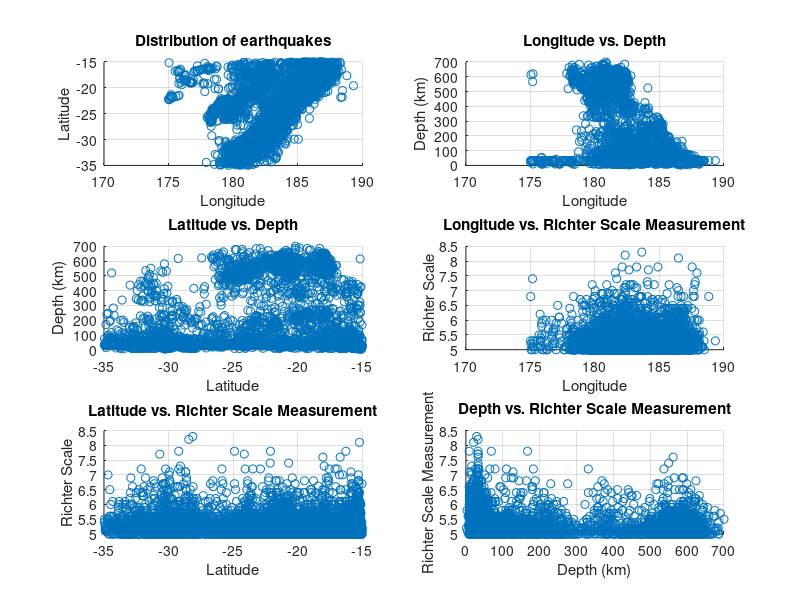
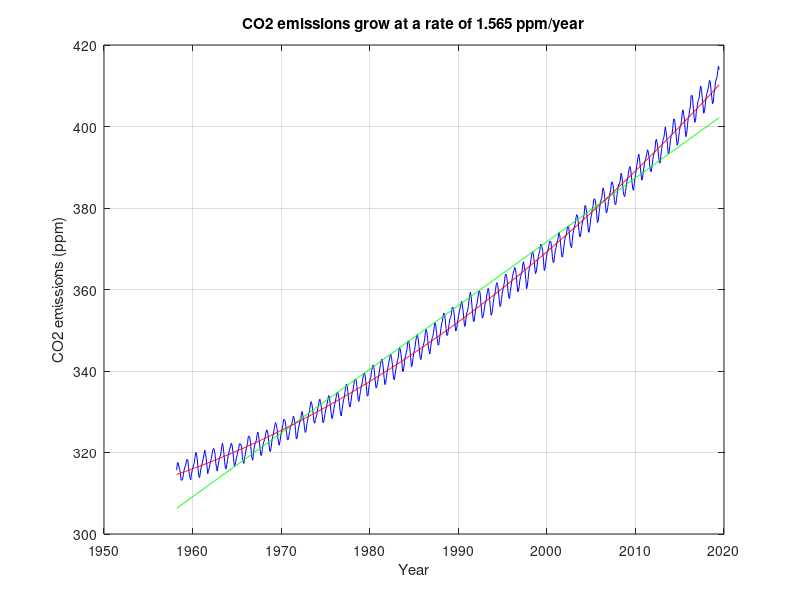

Source code (MATLAB) for these figures, in order:
%%Problem 1: Quakes
%%Plotting Earthquake Data
%%Column 1: Longitude
%%Column 2: Latitude
%%Column 3: Energy Released (kJ?)
%%Column 4: Richter Scale Measurement
disp('Problem 1')
pause
format short;
Q=importdata ('quakes.txt');
x=Q(1:5328,1);
%This is for longitude
y=Q(1:5328,2);
%This is for latitude
z=Q(1:5328,3);
%This is for the Depth
t=Q(1:5328,4);
%This is for the Richter Scale Measurement
figure(1)
subplot(3,2,1)
scatter(x,y)
grid
title ('Distribution of earthquakes')
xlabel('Longitude')
ylabel('Latitude')
subplot(3,2,2)
scatter(x,z)
grid
title ('Longitude vs. Depth')
xlabel('Longitude')
ylabel('Depth (km)')
subplot(3,2,3)
scatter(y,z)
grid
title ('Latitude vs. Depth')
xlabel('Latitude')
ylabel('Depth (km)')
subplot(3,2,4)
scatter(x,t)
grid
title ('Longitude vs. Richter Scale Measurement')
xlabel('Longitude')
ylabel('Richter Scale')
subplot(3,2,5)
scatter(y,t)
grid
title ('Latitude vs. Richter Scale Measurement')
xlabel('Latitude')
ylabel('Richter Scale')
subplot(3,2,6)
scatter(z,t)
grid
title ('Depth vs. Richter Scale Measurement')
xlabel('Depth (km)')
ylabel('Richter Scale Measurement')
pause
%%Problem 2
%%Plotting CO2 data
disp('Problem 2')
pause
format short;
C=importdata ('MaunaLoa_CO2.txt');
a=C(1:731,1);
%This is for years
b=C(1:731,2);
%This is for ppm
p1=polyfit(a,b,1);
%This is for identifying the 1st order polynomial that fits this line
b1=p1(1).*a+p1(2);
%This is for plotting the 1st order polynomial
p2=polyfit(a,b,2);
%This is for identifying the 2nd order polynomial that fits this line
b2=p2(1).*a.^2+p2(2).*a+p2(3);
%This is for plotting the 2nd order polynomial
v=p1(1);
%This is to make num2str easier to use
figure(2)
clf;
plot(a,b,'b')
hold;
grid
plot(a,b1,'g')
plot(a,b2,'r')
title (['CO2 emissions grow at a rate of ' num2str(v) ' ppm/year'])
xlabel('Year')
ylabel('CO2 emissions (ppm)')
pause
disp('The trend on annual CO2 emissions seems to fit the 2nd order polynomial better, compared to the 1st order polynomial.') 
pause
disp('go bows')